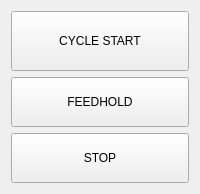
<?xml version='1.0' encoding='utf-8'?>
<ui version="4.0">
 <widget class="QWidget" name="runControls"><layout class="QVBoxLayout" name="runControlsLayout"><item><widget class="QPushButton" name="btn_run">
         <property name="minimumSize">
          <size>
           <width>0</width>
           <height>60</height>
          </size>
         </property>
         <property name="text">
          <string>CYCLE START</string>
         </property>
        </widget>
       </item><item><widget class="QPushButton" name="btn_pause_mdi">
         <property name="minimumSize">
          <size>
           <width>0</width>
           <height>50</height>
          </size>
         </property>
         <property name="text">
          <string>FEEDHOLD</string>
         </property>
        </widget>
       </item><item><widget class="QPushButton" name="stop_button">
         <property name="minimumSize">
          <size>
           <width>0</width>
           <height>50</height>
          </size>
         </property>
         <property name="text">
          <string>STOP</string>
         </property>
        </widget>
       </item></layout></widget></ui>
